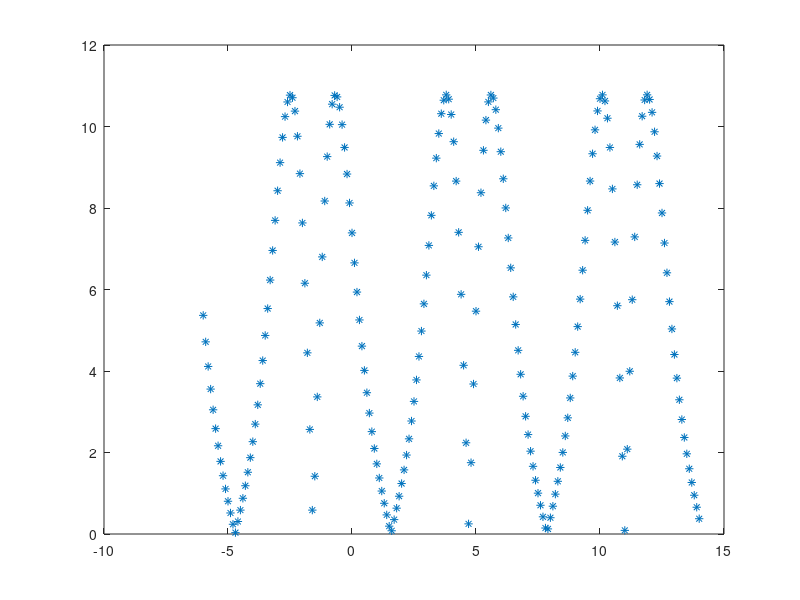

MATLAB code to generate this figure: (Note: this script raises an error after producing the figure.)
close all; clc;
% Approximates a function f by a functional basis f
% over an interval [a,b] with partition xi
f = @(x) exp(abs(sin(x)-2)).*abs(cos(x));
a=-6; b=14; h = 0.1; x=a:h:b;
plot(a:0.1:b,f(a:0.1:b),'*'); hold on;
u = zeros(length(x),1);
for i = 2:length(u)-1
    u = u + f(x(i)).*L(x,x(i-1),x(i),x(i+1))';
end  
plot(x,u);
%legend({'Pred','Act'});